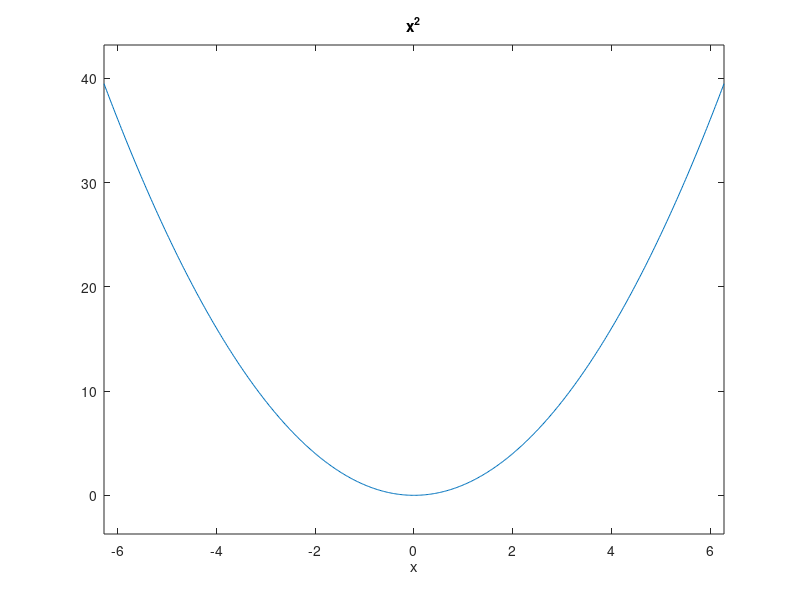
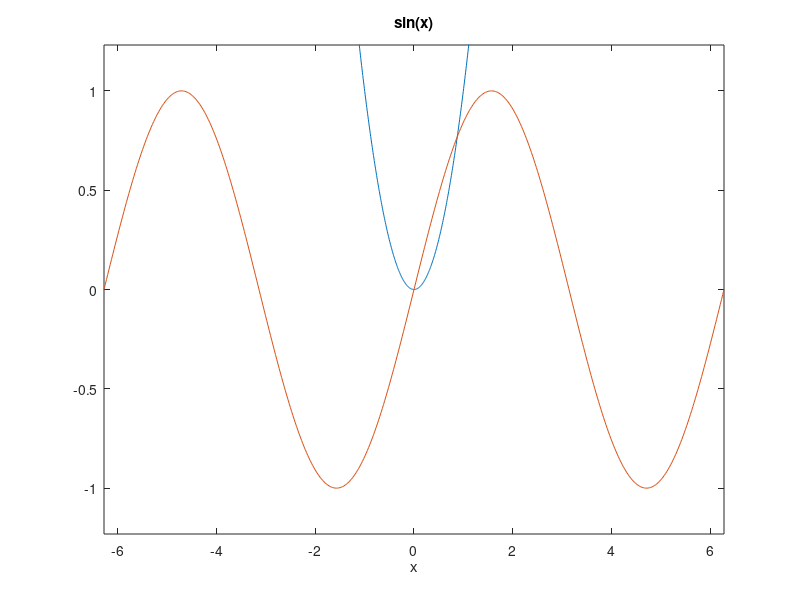
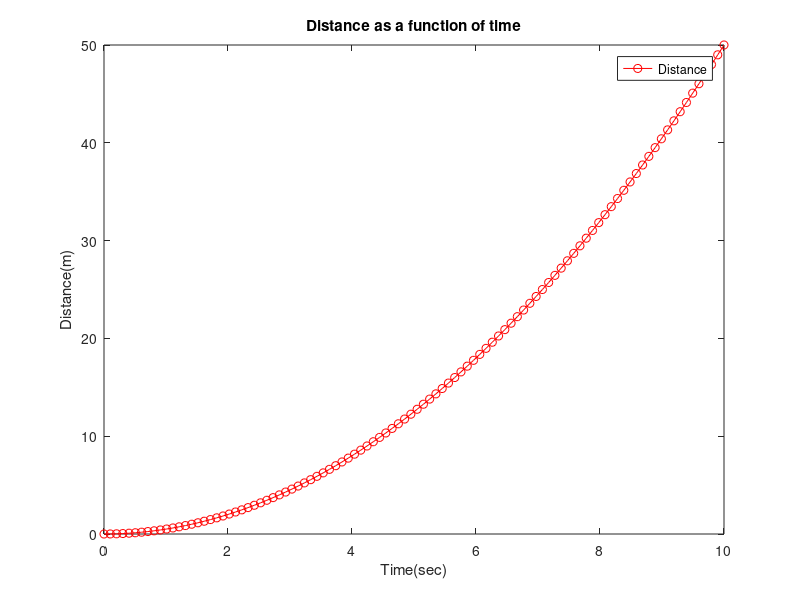

The MATLAB source for these figures, in order: (Note: this script raises an error after producing the figures.)
clc;clear all;close all;

ezplot('x^2')
figure
ezplot('x^2', [-2, 2])
hold on
ezplot('sin(x)', [-2*pi, 2*pi])
figure


x=[0:5];
y=2.^x;
plot(x, y, '-or')

x = linspace(-10,10,1000);
y=2.^x;
plot(x, y, '-or')

t = linspace(0,10,100);
s=t.^2/2;
plot(t,s,'-or')
xlabel('Time(sec)');
ylabel('Distance(m)');
legend('Distance')
title('Distance as a function of time')
gtext('s=t^2/2')
grid on

[x, y, z] = sphere(100)
surf(x,y,z)

t = linspace(0,pi,50);
r = 1 + sin(t);
[X, Y, Z] = cylinder(r)
surf(X,Y,Z)